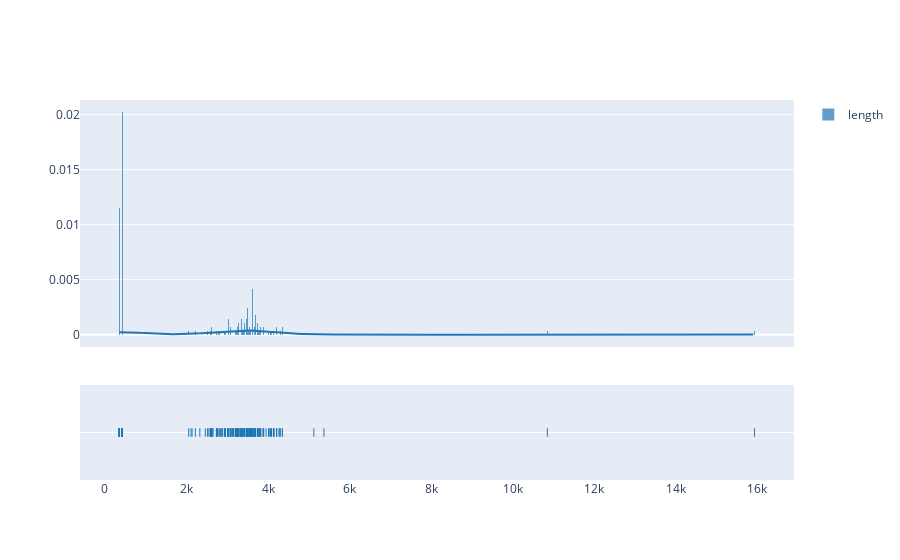

This figure's notebook cell:
### Markdown cell above
### Malware 5:

### Code cell
df_5 = df[df.malware_value==5]
distplot(df_5)

### Figure 1 — Plotly figure (JSON) as saved in the notebook; plotly's stock layout.template omitted (floating-point values rounded to 4 significant figures; data arrays with more than 128 entries replaced by an {"elided": "..."} marker saying what was removed)
{"data": [{"autobinx": false, "histnorm": "probability density", "legendgroup": "length", "marker": {"color": "rgb(31, 119, 180)"}, "name": "length", "opacity": 0.7, "type": "histogram", "x": {"elided": "287 int values"}, "xaxis": "x", "xbins": {"end": 15931, "size": 10, "start": 357}, "yaxis": "y"}, {"legendgroup": "length", "marker": {"color": "rgb(31, 119, 180)"}, "mode": "lines", "name": "length", "showlegend": false, "type": "scatter", "x": {"elided": "500 float values"}, "xaxis": "x", "y": {"elided": "500 float values"}, "yaxis": "y"}, {"legendgroup": "length", "marker": {"color": "rgb(31, 119, 180)", "symbol": "line-ns-open"}, "mode": "markers", "name": "length", "showlegend": false, "type": "scatter", "x": {"elided": "287 int values"}, "xaxis": "x", "y": {"elided": "287 str values"}, "yaxis": "y2"}], "layout": {"barmode": "overlay", "hovermode": "closest", "legend": {"traceorder": "reversed"}, "xaxis": {"anchor": "y2", "domain": [0, 1], "zeroline": false}, "yaxis": {"anchor": "free", "domain": [0.35, 1], "position": 0}, "yaxis2": {"anchor": "x", "domain": [0, 0.25], "dtick": 1, "showticklabels": false}}}
